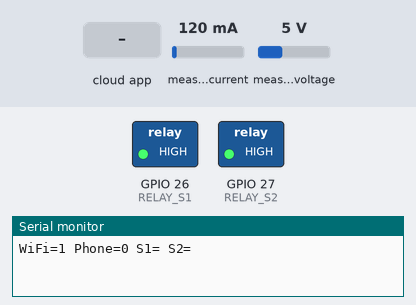
This sketch was run on a simulated ESP32. On the bench: switched loads named in the sketch (green lamp = pin HIGH), the last lines printed to the serial monitor. Inputs (shaded band) come from the test bench; at power-on: measured current 120 mA, measured voltage 5 V. WiFi joins after 1.5 s; servers stay silent unless stated; the Firebase database answers and starts empty.

Above: at 4.8 s.
4.9 s: the phone or cloud app sets status to ON
At 6.6 s:
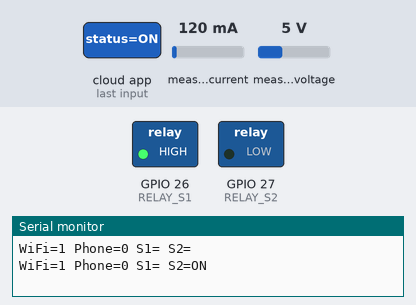
6.9 s: the phone or cloud app sets status to ON
At 8.6 s:
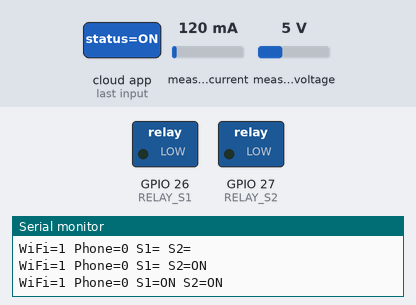
9.3 s: the phone or cloud app sets automatic_cutoff to 1
At 13.3 s:
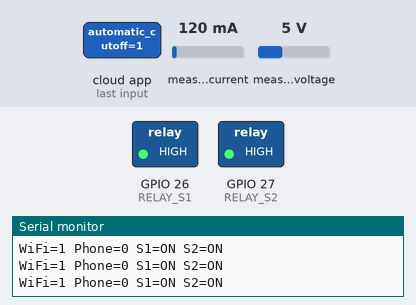
13.5 s: the phone or cloud app sets automatic_cutoff to 0
At 16.4 s:
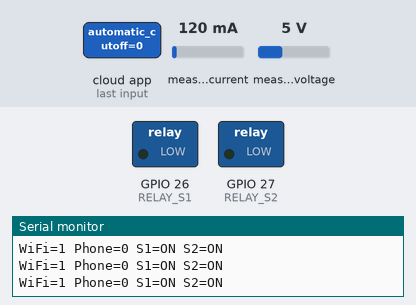
16.7 s: the phone or cloud app sets status to Television
At 18.5 s:
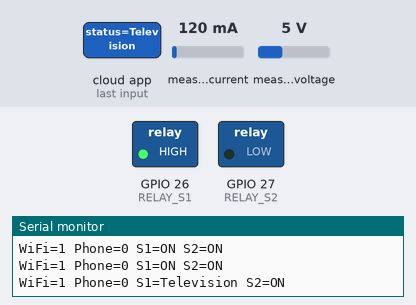
Timing chart, 0 to 20.0 s (numbered marks = the images above; inputs shaded):
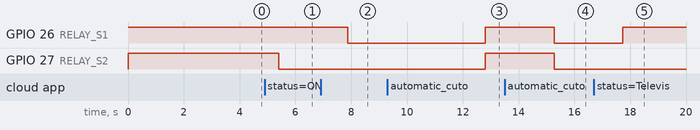

The sketch:

WifiDIS.ino
```cpp
#include <WiFi.h>
#include <WiFiManager.h>
#include <FirebaseESP32.h>
#include <addons/TokenHelper.h>
#include <addons/RTDBHelper.h>
#include <PZEM004Tv30.h>

// ================= FIREBASE =================
#define API_KEY "AIzaSyBegzMkA5w-5VowpsRT5VFvFoK7q_-tEFk"
#define DATABASE_URL "https://smartx-c590e-default-rtdb.firebaseio.com/"

// ================= RELAYS =================
#define RELAY_S1 26
#define RELAY_S2 27
#define RELAY_ON  LOW
#define RELAY_OFF HIGH

// ================= PZEM =================
#define PZEM_RX 16
#define PZEM_TX 17
HardwareSerial PZEMSerial(2);
PZEM004Tv30 pzem(PZEMSerial, PZEM_RX, PZEM_TX);

// ================= FIREBASE =================
FirebaseData fbdo;
FirebaseData stream;
FirebaseAuth auth;
FirebaseConfig config;

// ================= TIMING =================
unsigned long lastPoll = 0;
unsigned long lastPZEMRead = 0;
#define POLL_MS 500
#define PZEM_INTERVAL 1000

// ================= STATE =================
bool dirty = true;
bool phoneConnected = false;
bool automaticCutoffEnabled = false;
bool priorityMasterEnabled = false;

String s1Status="OFF", s2Status="OFF";
String s1Appliance="", s2Appliance="";

bool prioFan1=false, prioFan2=false, prioFan3=false;
bool prioTV=false, prioFridge=false;

int lastRelayS1 = RELAY_OFF;
int lastRelayS2 = RELAY_OFF;

bool lastWifiState = true;

// ================= SAFE READ =================
bool readBool(const char* path){
  if(Firebase.getBool(fbdo, path)) return fbdo.boolData();
  return false;
}

String readString(const char* path){
  if(Firebase.getString(fbdo, path)) return fbdo.stringData();
  return "";
}

// ================= PRIORITY =================
bool isPriority(const String& a){
  if(!priorityMasterEnabled) return false;
  if(a=="Electric Fan 1") return prioFan1;
  if(a=="Electric Fan 2") return prioFan2;
  if(a=="Electric Fan 3") return prioFan3;
  if(a=="Television") return prioTV;
  if(a=="Refrigerator") return prioFridge;
  return false;
}

// ================= AUTO CUTOFF =================
bool shouldCutoff(){

  if(WiFi.status() != WL_CONNECTED){
    Serial.println("🚨 WIFI LOST → RELAYS OFF");
    return true;
  }

  if(!automaticCutoffEnabled) return false;
  if(!phoneConnected) return true;

  return false;
}

// ================= APPLY RELAY =================
void applyRelay(){

  bool cutoff = shouldCutoff();
  int newS1, newS2;

  if(isPriority(s1Appliance)) newS1 = RELAY_ON;
  else if(cutoff) newS1 = RELAY_OFF;
  else newS1 = (s1Status=="ON") ? RELAY_ON : RELAY_OFF;

  if(isPriority(s2Appliance)) newS2 = RELAY_ON;
  else if(cutoff) newS2 = RELAY_OFF;
  else newS2 = (s2Status=="ON") ? RELAY_ON : RELAY_OFF;

  if(newS1 != lastRelayS1){
    digitalWrite(RELAY_S1,newS1);
    lastRelayS1=newS1;
  }

  if(newS2 != lastRelayS2){
    digitalWrite(RELAY_S2,newS2);
    lastRelayS2=newS2;
  }

  Serial.print("WiFi=");
  Serial.print(WiFi.status()==WL_CONNECTED);
  Serial.print(" Phone=");
  Serial.print(phoneConnected);
  Serial.print(" S1=");
  Serial.print(s1Status);
  Serial.print(" S2=");
  Serial.println(s2Status);
}

// ================= POLL FIREBASE =================
void pollFirebase(){

  if(WiFi.status() != WL_CONNECTED) {
    phoneConnected = false;
    dirty = true;
    return;
  }

  automaticCutoffEnabled = readBool("settings/appliances/automatic_cutoff");
  priorityMasterEnabled  = readBool("settings/appliances/prioritized_appliances");

  prioFan1 = readBool("prioritized_appliances/priority_fan1");
  prioFan2 = readBool("prioritized_appliances/priority_fan2");
  prioFan3 = readBool("prioritized_appliances/priority_fan3");
  prioTV   = readBool("prioritized_appliances/priority_tv");
  prioFridge = readBool("prioritized_appliances/priority_fridge");

  s1Status = readString("sockets/s1/status");
  s2Status = readString("sockets/s2/status");
  s1Appliance = readString("sockets/s1/appliance_name");
  s2Appliance = readString("sockets/s2/appliance_name");

  phoneConnected = readBool("device/phone_connected");

  dirty=true;
}

// ================= STREAM =================
void streamCallback(StreamData d){ dirty=true; }
void streamTimeoutCallback(bool t){}

// ================= SETUP =================
void setup(){

  Serial.begin(115200);

  pinMode(RELAY_S1,OUTPUT);
  pinMode(RELAY_S2,OUTPUT);
  digitalWrite(RELAY_S1,RELAY_OFF);
  digitalWrite(RELAY_S2,RELAY_OFF);

  PZEMSerial.begin(9600,SERIAL_8N1,PZEM_RX,PZEM_TX);

  WiFi.mode(WIFI_STA);
  WiFiManager wm;

  if(!wm.autoConnect("SMARTX-SETUP","WattaPips")){
    ESP.restart();
  }

  config.api_key = API_KEY;
  config.database_url = DATABASE_URL;
  config.token_status_callback = tokenStatusCallback;

  Firebase.signUp(&config,&auth,"","");
  Firebase.begin(&config,&auth);
  Firebase.reconnectWiFi(true);

  fbdo.setBSSLBufferSize(8192,2048);
  stream.setBSSLBufferSize(8192,2048);
  stream.setResponseSize(4096);

  Firebase.setString(fbdo,"device/esp32/status","ONLINE");

  pollFirebase();
  applyRelay();

  Firebase.beginStream(stream,"/device");
  Firebase.setStreamCallback(stream,streamCallback,streamTimeoutCallback);
}

// ================= LOOP =================
void loop(){

  unsigned long now=millis();

  // ===== WIFI WATCHDOG =====
  bool wifiNow = (WiFi.status()==WL_CONNECTED);

  if(wifiNow!=lastWifiState){
    lastWifiState=wifiNow;

    if(!wifiNow){
      Serial.println("🚨 FORCE RELAYS OFF");
      digitalWrite(RELAY_S1,RELAY_OFF);
      digitalWrite(RELAY_S2,RELAY_OFF);
      lastRelayS1=RELAY_OFF;
      lastRelayS2=RELAY_OFF;
    }
    dirty=true;
  }

  if(wifiNow && Firebase.ready()) Firebase.readStream(stream);

  if(now-lastPoll>POLL_MS){
    lastPoll=now;
    if(wifiNow){
      pollFirebase();
    } else {
      // WiFi is gone — skip Firebase reads to avoid blocking hangs.
      // Force cutoff logic to re-run so relays turn off immediately.
      dirty = true;
    }
  }

  if(dirty){
    dirty=false;
    applyRelay();
  }

  if(now-lastPZEMRead>PZEM_INTERVAL){
    lastPZEMRead=now;

    float v=pzem.voltage();
    float c=pzem.current();
    float p=pzem.power();
    float e=pzem.energy();

    if(!isnan(v)&&WiFi.status()==WL_CONNECTED){
      Firebase.setFloat(fbdo,"pzem/voltage",v);
      Firebase.setFloat(fbdo,"pzem/current",c);
      Firebase.setFloat(fbdo,"pzem/power",p);
      Firebase.setFloat(fbdo,"pzem/energy",e);
    }
  }
}
```

Measured:
- after the input at 4.9 s, GPIO 27 (RELAY_S2): HIGH → LOW after 0.51 s
- after the input at 6.9 s, GPIO 26 (RELAY_S1): HIGH → LOW after 0.97 s
- after the input at 9.3 s, GPIO 26 (RELAY_S1), GPIO 27 (RELAY_S2): LOW → HIGH after 3.5 s
- after the input at 13.5 s, GPIO 26 (RELAY_S1), GPIO 27 (RELAY_S2): HIGH → LOW after 1.8 s
- after the input at 16.7 s, GPIO 26 (RELAY_S1): LOW → HIGH after 1.0 s
